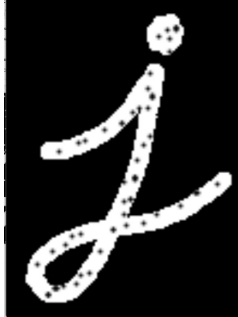
#> input picture opencv-python-学习笔记-kenny/笔记配套代码/04_cv_image-process/mydata/letterj-spotted.jpeg, 238 x 317 px
$ python pic_close-demo.py
#> lines starting #> are read from the running program, lines starting #| are printed output that depends on the picture
import cv2
import numpy as np
from matplotlib import pyplot as plt

img = cv2.imread('../mydata/letterj-spotted.jpeg', )  # 填写图片名称
#> img is the input picture: shape (317, 238, 3); mean B, G, R 43.8, 43.8, 43.8
kernel = np.ones((11,11),np.uint8) # 卷积核需要慢慢调整太小了清除不干净
closed_img = cv2.morphologyEx(img,cv2.MORPH_CLOSE,kernel)
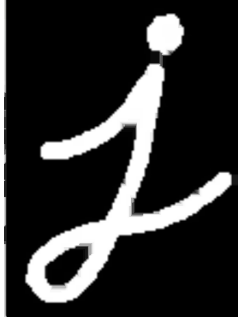
#> closed_img: shape (317, 238, 3); mean B, G, R 47.1, 47.1, 47.1

plt.subplot(121),plt.imshow(img),plt.title("Original")
plt.subplot(122),plt.imshow(closed_img),plt.title("closed_img")
plt.show()
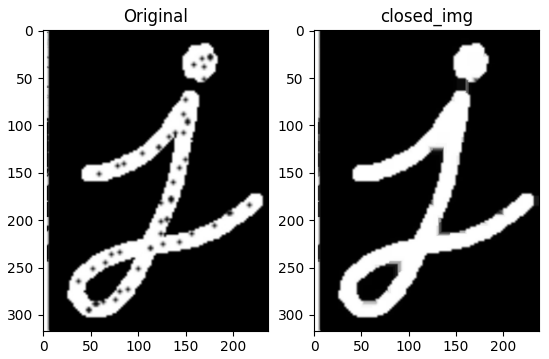
#> figure drawn by matplotlib, 2 panels; B, G, R data is drawn as R, G, B

cv2.waitKey(0)
cv2.destroyAllWindows()

$ run again, with opencv-python-学习笔记-kenny/笔记配套代码/04_cv_image-process/mydata/letterj-noisy.jpeg copied over opencv-python-学习笔记-kenny/笔记配套代码/04_cv_image-process/mydata/letterj-spotted.jpeg
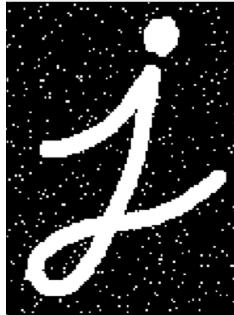
#> input picture opencv-python-学习笔记-kenny/笔记配套代码/04_cv_image-process/mydata/letterj-noisy.jpeg, 234 x 315 px
#> img is the input picture: shape (315, 234, 3); min 0, max 255, mean 53.5
#> `closed_img = cv2.morphologyEx(img,cv2.MORPH_CLOSE,kernel)`:
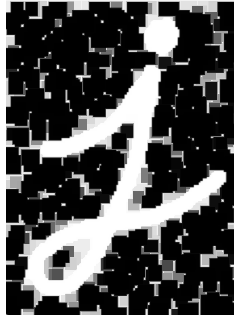
#> closed_img: shape (315, 234, 3); min 0, max 255, mean 75.8
#> `plt.show()`:
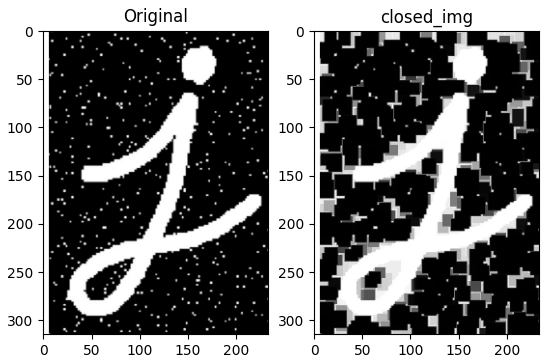
#> figure drawn by matplotlib, 2 panels
